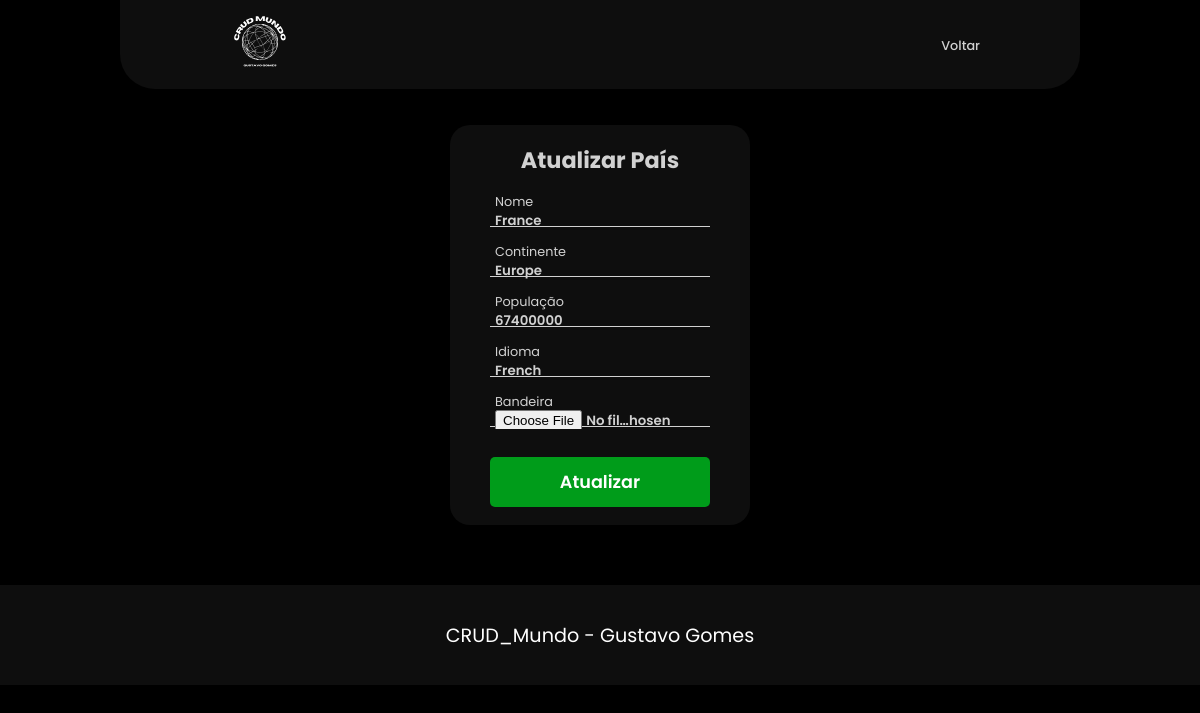
Screenshot of /crud/update/update_paises.php?id_pais=3 with the database file from the repository.
### tables this page shows
create table paises (
    id_pais int primary key auto_increment,
    nome varchar(80) not null,
    continente varchar (20) not null,
    populacao int not null,
    idioma varchar(20) not null,
    bandeira varchar(255) not null
);

### crud/update/update_paises.php (the view, shortened to what this page needs)
<?php
include '/xampp/htdocs/CRUD_Mundo/SRC/database/db.php';
$id_pais = intval($_GET['id_pais']);
$query = "SELECT * FROM paises WHERE id_pais = ?";
$stmt = $conn->prepare($query);
$stmt->bind_param("i", $id_pais);
$stmt->execute();
$result = $stmt->get_result();
$pais = $result->fetch_assoc();
?>
<!DOCTYPE html>
<html lang="pt-br">
<head>
    <link rel="stylesheet" href="style.css" class="css">
</head>
<body>
    <header>
        <div class="logo">
            <a href="../../index.php" title="Logo"><img src="../../assets/img/logo.svg" alt="Logo" title="Logo"/></a>
        </div>
        <nav class="navbar">
            <a class="navbaritem" href="../crud.php">Voltar</a>
        </nav>
    </header>
    <main>
        <div class="wrap">
            <div class="form-box">
                <h2>Atualizar País</h2>
                <form action="update_paises.php?id_pais=<?php echo $id_pais; ?>" method="post" autocomplete="off" enctype="multipart/form-data">
                    <div class="input-box">
                        <input type="text" name="nome" value="<?php echo htmlspecialchars($pais['nome']); ?>" required>
                        <label>Nome</label>
                    </div>
                    <div class="input-box">
                        <input type="text" name="continente" value="<?php echo htmlspecialchars($pais['continente']); ?>" required>
                        <label>Continente</label>
                    </div>
                    <div class="input-box">
                        <input type="number" name="populacao" value="<?php echo htmlspecialchars($pais['populacao']); ?>" required>
                        <label>População</label>
                    </div>
                    <div class="input-box">
                        <input type="text" name="idioma" value="<?php echo htmlspecialchars($pais['idioma']); ?>" required>
                        <label>Idioma</label>
                    </div>
                    <div class="input-box">
                        <input type="file" name="bandeira">
                        <label>Bandeira</label>
                    </div>
                    <button type="submit" class="btn">Atualizar</button>
                </form>
            </div>
        </div>
    </main>
    <footer>
         <p> CRUD_Mundo - Gustavo Gomes </p>
    </footer>
</body>
</html>

### crud/update/style.css (style rules this page uses)
* { font-family: "Poppins", "sans-serif"; color: #fff; border: 0; margin: 0%; padding: 0%; box-sizing: border-box; }
body { background-color: #000000; height: 100vh; justify-content: center; align-items: center; user-select: none; }
header { position: relative; top: 0; left: 50%; transform: translateX(-50%); width: 80%; display: flex; justify-content: space-between; align-items: center; padding: 1px 100px; background-color: #0e0e0e; border-bottom-left-radius: 35px; border-bottom-right-radius: 35px; }
.logo a img { width: 80px; height: 80px; }
.navbar a { position: relative; font-size: 0.8em; text-decoration: none; color: #d1d1d1; font-weight: 500; margin-left: 40px; }
.navbar a::after { content: ''; position: absolute; width: 100%; height: 3px; left: 0; bottom: -6px; border-radius: 5px; background: #c7c4c4; transform: scaleX(0); transition: all 0.3s; }
main { display: flex; justify-content: center; align-items: center; margin-top: 3%; }
.wrap { position: relative; width: 300px; height: 400px; background: #0e0e0e; border-radius: 20px; display: flex; justify-content: center; align-items: center; }
.form-box { width: 100%; padding: 40px; }
.form-box h2 { font-size: 1.4em; color: #d1d1d1; text-align: center; }
.input-box { position: relative; width: 100%; height: 20px; border-bottom: 1px solid #d1d1d1; margin: 30px 0; }
.input-box label { position: absolute; top: 50%; transform: translateY(-50%); left: 5px; font-size: 0.8em; font-weight: 400; color: #d1d1d1; pointer-events: none; transition: .5s; }
.input-box input { width: 100%; height: 100%; background: transparent; border: none; outline: none; color: #d1d1d1; font-weight: 600; padding: 0 35px 0 5px; }
.input-box input:not(:placeholder-shown)~label { top: -5px; }
.btn { width: 100%; height: 50px; text-align: center; padding: 5px 10px 5px 10px; border-radius: 5px; background: #009c1a; cursor: pointer; transition: all .2s; font-weight: 600; font-size: 1.1em; }
footer { background-color: #0e0e0e; width: 100%; height: 100px; font-size: 1.2em; display: flex; text-align: center; justify-content: center; align-items: center; margin-top: 5%; }

### rows the page displays
paises: nome "France", continente "Europe", populacao "67400000", idioma "French"
